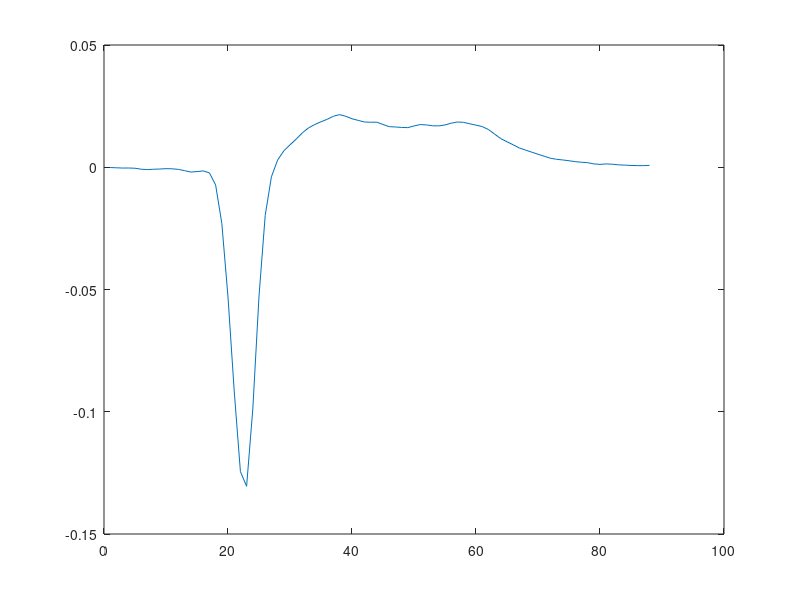
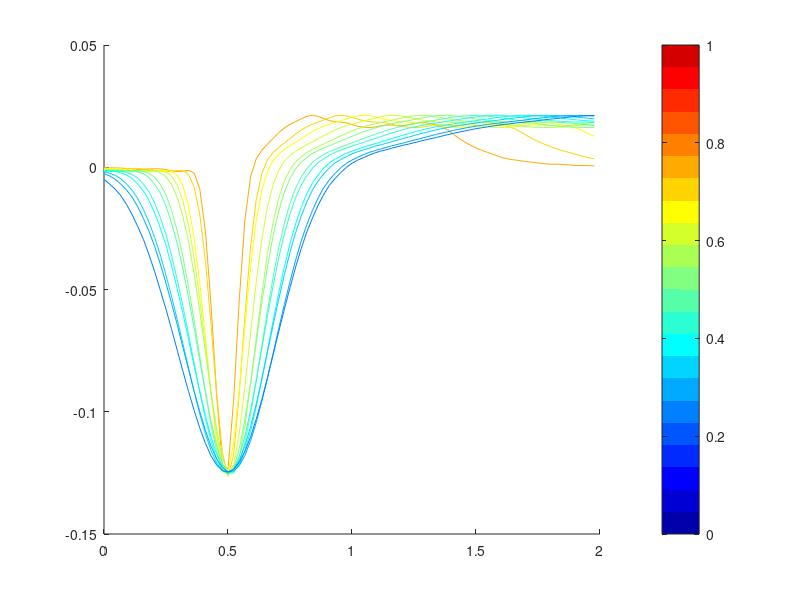
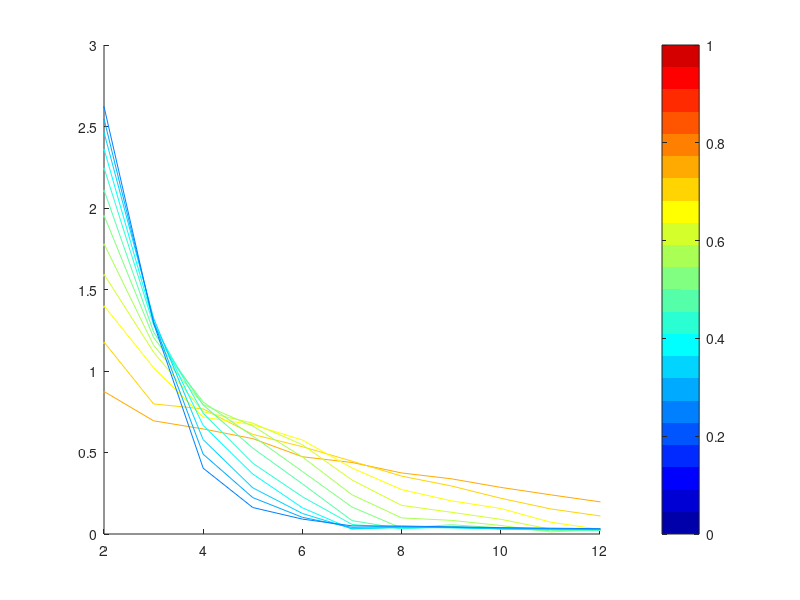

Write the MATLAB code that produced these figures, in order. (Note: this script raises an error after producing the figures.)
function []= figure3AB ()

Fs=44000;
T=120; %s

%waveform
load('STR_AP_3.mat');
samplingRateIC=20000;
ICspk=c011_AxoPatch(3650:3800);
derivativeIC=-diff(ICspk);
spkWF=interp (derivativeIC, round(Fs*10/samplingRateIC));
spkWF=resample(spkWF,1,10);
spkWF=spkWF*7;

%resample to lower width
spkWF=resample(spkWF,4,10);


[minWF,minWFindex]=min(spkWF);
timeWinBefore=(0.5*Fs/1000);
timeWinAfter=(1.5*Fs/1000);

spkWF=spkWF((minWFindex-timeWinBefore):(minWFindex+timeWinAfter)-1);
figure;
plot(spkWF);

[minWF,minWFindex]=min(spkWF);


% width
spkMat=zeros (5, length(spkWF));
counter=0;
for i=1:0.3:4.5
    counter=counter+1;
    spkWF2=interp (spkWF, i*10);
    spkWF2=resample(spkWF2,1,10);
    [minWF,minWFindex]=min(spkWF2);
    spkWF2=spkWF2(minWFindex-timeWinBefore:minWFindex+timeWinAfter-1);
    spkMat(counter,:)=spkWF2;  
    dftWF(counter,:)=fft(spkWF2);
end

%plot WFs
figure; hold on;
c = colormap((jet(size(spkMat,1)+10)));
c([1:5],:)=[];
c=flipud(c);
c([1:5],:)=[];
for ii = 1:(size(spkMat,1))
    hold on
    plot([0:length(spkWF)-1]/(Fs/1000),spkMat(ii,:),'Color',c(ii,:)');
end
hold off;
colorbar;



%plot dft
figure; hold on;
c = colormap((jet(size(dftWF,1)+10)));
c([1:5],:)=[];
c=flipud(c);
c([1:5],:)=[];
for ii = 1:(size(dftWF,1))
    hold on
    plot(abs(dftWF(ii,:)),'Color',c(ii,:)');
end
hold off;
colorbar;
v=axis;
axis ([2 12 v(3) v(4)]);

%spkTime
spkTrain=poissonGenerator (T*1000, 15, 1, 1);
spkTime=find(spkTrain==1)./1000; %s

% noise
pinkNoise=pinknoise (T*Fs);
pinkNoise=(pinkNoise./10)./2;

% LINEAR FILTER USING FILTFILT
%band-pass
HP =300;
LP =  6000;
[bbp, abp] = butter(4, [HP LP]/(Fs/2), 'bandpass');

% NON-LINEAR
[b, a] = butter(4, [HP LP]/(Fs/2), 'bandpass');



for j=1:size(spkMat,1)
    
    timeWinAfter=(1*Fs/1000);
    
    %spk signal
    spkSig=zeros(1,T*Fs);
    x=round(spkTime*Fs);
    for i=1:length (x)
        spkSig ((x(i)-timeWinBefore):(x(i)-timeWinBefore+length(spkWF)-1))=spkSig ((x(i)-timeWinBefore):(x(i)-timeWinBefore+length(spkWF)-1))+spkMat(j,:);
    end
    
    %spk+noise
    signal=pinkNoise+spkSig;
    
    %linear filter
    linearFilteredSig=filtfilt(bbp, abp, signal);
    
    %non linear filter
    nonlinearFilteredSig=filter(b, a, signal);
    
    
    %meanWF
    rawWF=[];
    linearWF=[];
    nonlinearWF=[];
    for i=1:length (spkTime)
        rawWF(i,:)=signal((x(i)-timeWinBefore):(x(i)+timeWinAfter-1));
        linearWF(i,:)=linearFilteredSig((x(i)-timeWinBefore):(x(i)+timeWinAfter-1));
        nonlinearWF(i,:)=nonlinearFilteredSig((x(i)-timeWinBefore):(x(i)+timeWinAfter-1));
    end
    meanRawWF=(mean(rawWF));
    meanRawWF=meanRawWF-meanRawWF(1);
    meanNonLinearWF=mean(nonlinearWF);
    meanLinearWF=(mean(linearWF));
    meanLinearWF=meanLinearWF-meanLinearWF(1);
    
    %recalc aligned WF
    
    [vRaw,iRaw]=min(meanRawWF);
    [vNLP,iNLP]=min(meanNonLinearWF);
    [vLP,iLP]=min(meanLinearWF);
    
    diffNLPWF=iNLP-iRaw;
    %diffLPWF=iLP-iRaw;
    diffLPWF=0;
    
    linearWF=[];
    nonlinearWF=[];
    for jj=1:length (spkTime)
        linearWF(jj,:)=linearFilteredSig((x(jj)+diffLPWF-timeWinBefore):(x(jj)+diffLPWF+timeWinAfter-1));
        nonlinearWF(jj,:)=nonlinearFilteredSig((x(jj)+diffNLPWF-timeWinBefore):(x(jj)+diffNLPWF+timeWinAfter-1));
    end
    
    
    meanNonLinearWF=mean(nonlinearWF);
    meanLinearWF=(mean(linearWF));
    meanLinearWF=meanLinearWF-meanLinearWF(1);
    
    
    figure; hold on;
    plot([0:size(meanRawWF,2)-1]/(Fs/1000),meanRawWF,'k');
    plot([0:size(meanLinearWF,2)-1]/(Fs/1000),(meanLinearWF),'r');
    plot([0:size(meanNonLinearWF,2)-1]/(Fs/1000),(meanNonLinearWF),'b');
    DNonLinear(j)=sqrt(sum ((meanNonLinearWF-meanRawWF).^2))/sqrt( sum ((meanRawWF).^2));
    DLinear(j)=sqrt(sum ((meanLinearWF-meanRawWF).^2))/ sqrt(sum ((meanRawWF).^2));

end

figure; hold on;
plot (1:j, DNonLinear,'b*-');
plot (1:j, DLinear,'r*-');
axis ([1 j 0.1 1.3]);

